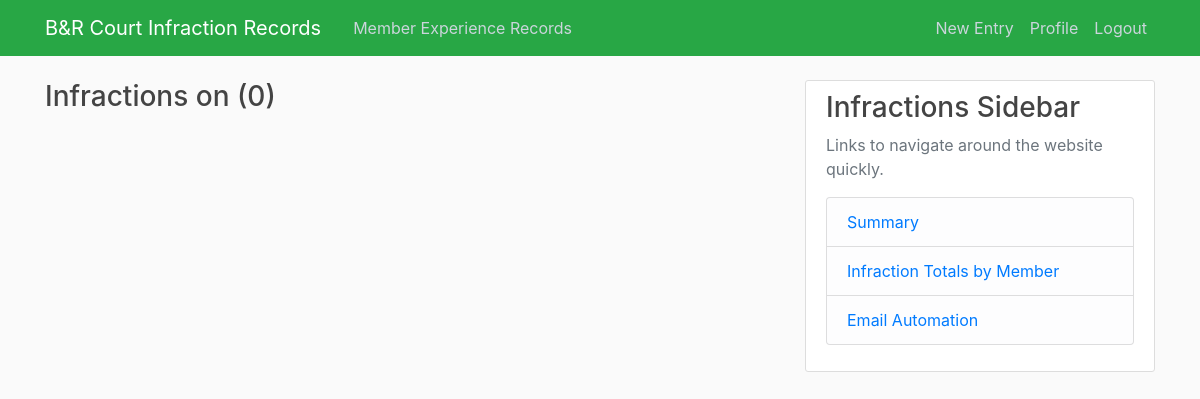
Page /courtinfractions/summary/date/2020-11-24 (signed in) on the earlier database version.
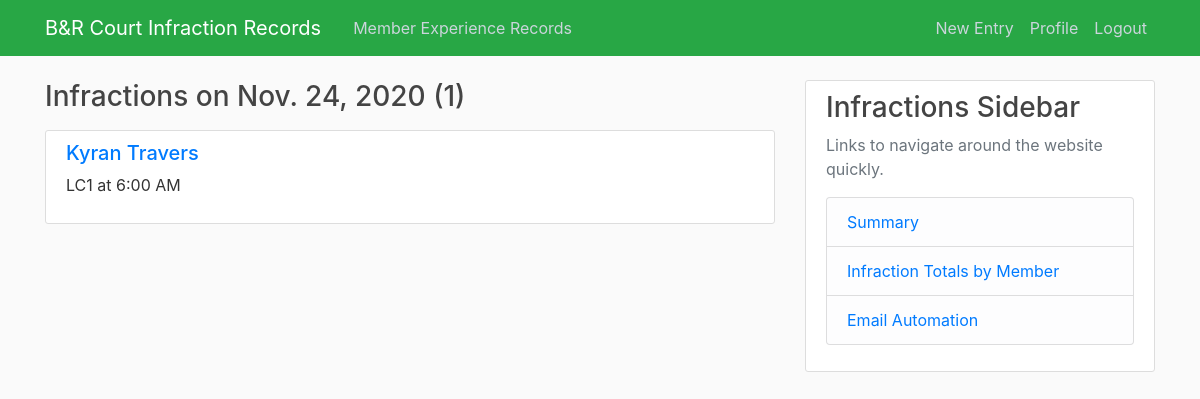
Same page on the later database version.
### courtinfractions/models.py (models this page shows, shortened)
class courtInf(models.Model):
    codeInf = [
        ('LC1', 'Late Cancel'),
        ('NS1', 'No Show'),
        ('SD1', 'Singles to Doubles'),
        ('GN1', 'Guest Name'),
        ('OTH', 'Other (Please specify in notes)'),
    ]
    codeTime = [
        ('5:40 AM', '5:40 AM'),
        ('6:00 AM', '6:00 AM'),
        ('6:20 AM', '6:20 AM'),
        ('7:00 AM', '7:00 AM'),
        ('7:40 AM', '7:40 AM'),
        ('8:00 AM', '8:00 AM'),
        ('8:20 AM', '8:20 AM'),
        ('9:00 AM', '9:00 AM'),
        ('9:40 AM', '9:40 AM'),
        ('10:00 AM', '10:00 AM'),
        ('10:20 AM', '10:20 AM'),
        ('11:00 AM', '11:00 AM'),
        ('11:40 AM', '11:40 AM'),
        ('12:00 PM', '12:00 PM'),
        ('12:15 PM', '12:15 PM'),
        ('12:20 PM', '12:20 PM'),
        ('1:00 PM', '1:00 PM'),
        ('1:15 PM', '1:15 PM'),
        ('1:40 PM', '1:40 PM'),
        ('2:00 PM', '2:00 PM'),
        ('2:15 PM', '2:15 PM'),
        ('2:20 PM', '2:20 PM'),
        ('3:00 PM', '3:00 PM'),
        ('3:30 PM', '3:30 PM'),
        ('3:40 PM', '3:40 PM'),
        ('4:00 PM', '4:00 PM'),
        ('4:20 PM', '4:20 PM'),
        ('4:30 PM', '4:30 PM'),
        ('5:00 PM', '5:00 PM'),
        ('5:30 PM', '5:30 PM'),
        ('5:40 PM', '5:40 PM'),
        ('6:00 PM', '6:00 PM'),
        ('6:20 PM', '6:20 PM'),
        ('6:30 PM', '6:30 PM'),
        ('7:00 PM', '7:00 PM'),
        ('7:30 PM', '7:30 PM'),
        ('7:40 PM', '7:40 PM'),
        ('8:00 PM', '8:00 PM'),
        ('8:20 PM', '8:20 PM'),
        ('8:30 PM', '8:30 PM'),
        ('9:00 PM', '9:00 PM'),
        ('9:30 PM', '9:30 PM'),
        ('9:40 PM', '9:40 PM'),
    ]
    name = models.ForeignKey(contactInfo, on_delete=models.PROTECT)
    sport = models.CharField(max_length=2, choices=[
        ('TN', 'Tennis'), ('SQ', 'Squash'), ('BM', 'Badminton'),
        ('PB', 'Pickleball'), ('PT', 'Platform Tennis')
    ])
    infraction = models.CharField(max_length=3, choices=codeInf)
    date = models.DateField(default=timezone.now)
    courtTime = models.CharField(max_length=8, choices=codeTime)
    notes = models.TextField(blank=True)
    date_created = models.DateTimeField(default=timezone.now)
    author = models.ForeignKey(User, on_delete=models.PROTECT)

class contactInfo(models.Model):
    memberName = models.CharField(max_length=200)
    email = models.CharField(max_length=254)
    def __str__(self):
        return self.memberName

### courtinfractions/views.py (the view)
# urls.py: path('summary/date/<str:date>', CIDateListView.as_view(), name='CI-date'),
class CIDateListView(LoginRequiredMixin, ListView):
    model = courtInf
    template_name = 'courtinfractions/date_records.html'
    context_object_name = 'records'
    paginate_by = 5
    def get_queryset(self):
        return courtInf.objects.filter(date=self.kwargs.get('date')).order_by('-courtTime')

### courtinfractions/templates/courtinfractions/date_records.html (shortened to what this page needs)
{% extends 'courtinfractions/base.html' %}
{% block content %}
<h3 class="mb-3">Infractions on {{ records.0.date }} ({{ page_obj.paginator.count }})</h3>
{% for record in records %}
<article class="media content-section">
    <div class="media-body">
        <h5><a class="article-content" href="{% url 'CI-record' record.id %}">{{ record.name }}</a></h5>
        <p class="article-content">{{ record.infraction }} at {{ record.courtTime }}</p>
    </div>
</article>
{% endfor %}
{% endblock content %}

Differences in the rows shown:
added courtInf: date "Nov. 24, 2020", name "Kyran Travers", infraction "LC1", courtTime "6:00 AM"
Other differences:
{{ page_obj.paginator.count }}: "0" → "1"
